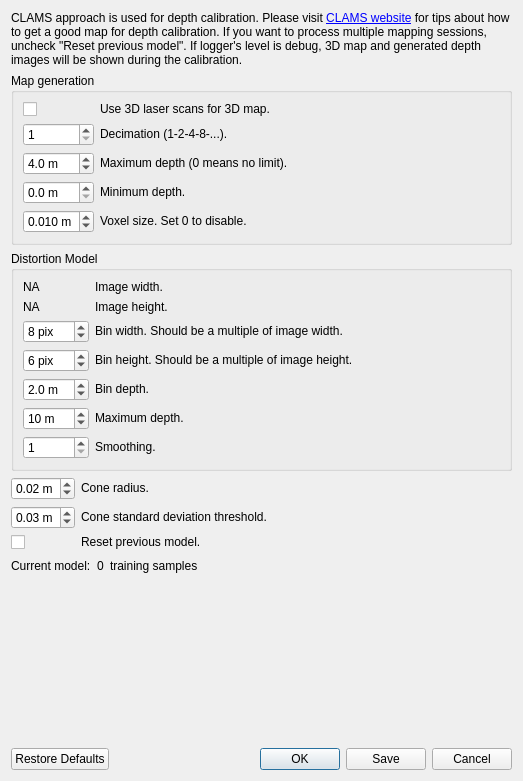
<?xml version="1.0" encoding="UTF-8"?>
<ui version="4.0">
 <class>DepthCalibrationDialog</class>
 <widget class="QDialog" name="DepthCalibrationDialog">
  <property name="geometry">
   <rect>
    <x>0</x>
    <y>0</y>
    <width>523</width>
    <height>781</height>
   </rect>
  </property>
  <property name="windowTitle">
   <string>Depth Calibration</string>
  </property>
  <layout class="QVBoxLayout" name="verticalLayout">
   <item>
    <widget class="QLabel" name="label_111">
     <property name="text">
      <string>&lt;html&gt;&lt;head/&gt;&lt;body&gt;&lt;p&gt;CLAMS approach is used for depth calibration. Please visit &lt;a href=&quot;http://www.alexteichman.com/octo/clams/&quot;&gt;&lt;span style=&quot; text-decoration: underline; color:#0000ff;&quot;&gt;CLAMS website&lt;/span&gt;&lt;/a&gt; for tips about how to get a good map for depth calibration. If you want to process multiple mapping sessions, uncheck &amp;quot;Reset previous model&amp;quot;. If logger's level is debug, 3D map and generated depth images will be shown during the calibration.&lt;/p&gt;&lt;/body&gt;&lt;/html&gt;</string>
     </property>
     <property name="textFormat">
      <enum>Qt::RichText</enum>
     </property>
     <property name="wordWrap">
      <bool>true</bool>
     </property>
    </widget>
   </item>
   <item>
    <widget class="QGroupBox" name="groupBox_2">
     <property name="title">
      <string>Map generation</string>
     </property>
     <layout class="QGridLayout" name="gridLayout_3" columnstretch="0,1">
      <item row="0" column="0">
       <widget class="QCheckBox" name="checkBox_laserScan">
        <property name="text">
         <string/>
        </property>
       </widget>
      </item>
      <item row="0" column="1">
       <widget class="QLabel" name="label_110">
        <property name="text">
         <string>Use 3D laser scans for 3D map.</string>
        </property>
        <property name="wordWrap">
         <bool>true</bool>
        </property>
        <property name="textInteractionFlags">
         <set>Qt::LinksAccessibleByMouse|Qt::TextSelectableByMouse</set>
        </property>
       </widget>
      </item>
      <item row="1" column="0">
       <widget class="QSpinBox" name="spinBox_decimation">
        <property name="minimum">
         <number>1</number>
        </property>
        <property name="maximum">
         <number>32</number>
        </property>
        <property name="value">
         <number>1</number>
        </property>
       </widget>
      </item>
      <item row="1" column="1">
       <widget class="QLabel" name="label_108">
        <property name="text">
         <string>Decimation (1-2-4-8-...).</string>
        </property>
        <property name="wordWrap">
         <bool>true</bool>
        </property>
        <property name="textInteractionFlags">
         <set>Qt::LinksAccessibleByMouse|Qt::TextSelectableByMouse</set>
        </property>
       </widget>
      </item>
      <item row="2" column="0">
       <widget class="QDoubleSpinBox" name="doubleSpinBox_maxDepth">
        <property name="suffix">
         <string> m</string>
        </property>
        <property name="decimals">
         <number>1</number>
        </property>
        <property name="maximum">
         <double>100.000000000000000</double>
        </property>
        <property name="singleStep">
         <double>0.100000000000000</double>
        </property>
        <property name="value">
         <double>4.000000000000000</double>
        </property>
       </widget>
      </item>
      <item row="2" column="1">
       <widget class="QLabel" name="label_132">
        <property name="text">
         <string>Maximum depth (0 means no limit).</string>
        </property>
        <property name="wordWrap">
         <bool>true</bool>
        </property>
        <property name="textInteractionFlags">
         <set>Qt::LinksAccessibleByMouse|Qt::TextSelectableByMouse</set>
        </property>
       </widget>
      </item>
      <item row="3" column="0">
       <widget class="QDoubleSpinBox" name="doubleSpinBox_minDepth">
        <property name="suffix">
         <string> m</string>
        </property>
        <property name="decimals">
         <number>1</number>
        </property>
        <property name="maximum">
         <double>100.000000000000000</double>
        </property>
        <property name="singleStep">
         <double>0.100000000000000</double>
        </property>
        <property name="value">
         <double>0.000000000000000</double>
        </property>
       </widget>
      </item>
      <item row="3" column="1">
       <widget class="QLabel" name="label_133">
        <property name="text">
         <string>Minimum depth.</string>
        </property>
        <property name="wordWrap">
         <bool>true</bool>
        </property>
        <property name="textInteractionFlags">
         <set>Qt::LinksAccessibleByMouse|Qt::TextSelectableByMouse</set>
        </property>
       </widget>
      </item>
      <item row="4" column="0">
       <widget class="QDoubleSpinBox" name="doubleSpinBox_voxelSize">
        <property name="suffix">
         <string> m</string>
        </property>
        <property name="decimals">
         <number>3</number>
        </property>
        <property name="maximum">
         <double>1.000000000000000</double>
        </property>
        <property name="singleStep">
         <double>0.010000000000000</double>
        </property>
        <property name="value">
         <double>0.010000000000000</double>
        </property>
       </widget>
      </item>
      <item row="4" column="1">
       <widget class="QLabel" name="label_voxel">
        <property name="text">
         <string>Voxel size. Set 0 to disable.</string>
        </property>
        <property name="wordWrap">
         <bool>true</bool>
        </property>
        <property name="textInteractionFlags">
         <set>Qt::LinksAccessibleByMouse|Qt::TextSelectableByMouse</set>
        </property>
       </widget>
      </item>
     </layout>
    </widget>
   </item>
   <item>
    <widget class="QGroupBox" name="groupBox">
     <property name="title">
      <string>Distortion Model</string>
     </property>
     <layout class="QGridLayout" name="gridLayout_2" columnstretch="0,1">
      <item row="2" column="0">
       <widget class="QSpinBox" name="spinBox_bin_width">
        <property name="suffix">
         <string> pix</string>
        </property>
        <property name="minimum">
         <number>1</number>
        </property>
        <property name="maximum">
         <number>999</number>
        </property>
        <property name="value">
         <number>8</number>
        </property>
       </widget>
      </item>
      <item row="6" column="0">
       <widget class="QSpinBox" name="spinBox_smoothing">
        <property name="minimum">
         <number>1</number>
        </property>
        <property name="maximum">
         <number>32</number>
        </property>
        <property name="value">
         <number>1</number>
        </property>
       </widget>
      </item>
      <item row="2" column="1">
       <widget class="QLabel" name="label_113">
        <property name="text">
         <string>Bin width. Should be a multiple of image width.</string>
        </property>
        <property name="wordWrap">
         <bool>true</bool>
        </property>
        <property name="textInteractionFlags">
         <set>Qt::LinksAccessibleByMouse|Qt::TextSelectableByMouse</set>
        </property>
       </widget>
      </item>
      <item row="4" column="1">
       <widget class="QLabel" name="label_117">
        <property name="text">
         <string>Bin depth.</string>
        </property>
        <property name="wordWrap">
         <bool>true</bool>
        </property>
        <property name="textInteractionFlags">
         <set>Qt::LinksAccessibleByMouse|Qt::TextSelectableByMouse</set>
        </property>
       </widget>
      </item>
      <item row="1" column="1">
       <widget class="QLabel" name="label_120">
        <property name="text">
         <string>Image height.</string>
        </property>
        <property name="wordWrap">
         <bool>true</bool>
        </property>
        <property name="textInteractionFlags">
         <set>Qt::LinksAccessibleByMouse|Qt::TextSelectableByMouse</set>
        </property>
       </widget>
      </item>
      <item row="3" column="1">
       <widget class="QLabel" name="label_116">
        <property name="text">
         <string>Bin height. Should be a multiple of image height.</string>
        </property>
        <property name="wordWrap">
         <bool>true</bool>
        </property>
        <property name="textInteractionFlags">
         <set>Qt::LinksAccessibleByMouse|Qt::TextSelectableByMouse</set>
        </property>
       </widget>
      </item>
      <item row="3" column="0">
       <widget class="QSpinBox" name="spinBox_bin_height">
        <property name="suffix">
         <string> pix</string>
        </property>
        <property name="minimum">
         <number>1</number>
        </property>
        <property name="maximum">
         <number>999</number>
        </property>
        <property name="value">
         <number>6</number>
        </property>
       </widget>
      </item>
      <item row="5" column="1">
       <widget class="QLabel" name="label_118">
        <property name="text">
         <string>Maximum depth.</string>
        </property>
        <property name="wordWrap">
         <bool>true</bool>
        </property>
        <property name="textInteractionFlags">
         <set>Qt::LinksAccessibleByMouse|Qt::TextSelectableByMouse</set>
        </property>
       </widget>
      </item>
      <item row="6" column="1">
       <widget class="QLabel" name="label_115">
        <property name="text">
         <string>Smoothing.</string>
        </property>
        <property name="wordWrap">
         <bool>true</bool>
        </property>
        <property name="textInteractionFlags">
         <set>Qt::LinksAccessibleByMouse|Qt::TextSelectableByMouse</set>
        </property>
       </widget>
      </item>
      <item row="0" column="1">
       <widget class="QLabel" name="label_119">
        <property name="text">
         <string>Image width.</string>
        </property>
        <property name="wordWrap">
         <bool>true</bool>
        </property>
        <property name="textInteractionFlags">
         <set>Qt::LinksAccessibleByMouse|Qt::TextSelectableByMouse</set>
        </property>
       </widget>
      </item>
      <item row="0" column="0">
       <widget class="QLabel" name="label_width">
        <property name="text">
         <string>NA</string>
        </property>
        <property name="wordWrap">
         <bool>true</bool>
        </property>
        <property name="textInteractionFlags">
         <set>Qt::LinksAccessibleByMouse|Qt::TextSelectableByMouse</set>
        </property>
       </widget>
      </item>
      <item row="1" column="0">
       <widget class="QLabel" name="label_height">
        <property name="text">
         <string>NA</string>
        </property>
        <property name="wordWrap">
         <bool>true</bool>
        </property>
        <property name="textInteractionFlags">
         <set>Qt::LinksAccessibleByMouse|Qt::TextSelectableByMouse</set>
        </property>
       </widget>
      </item>
      <item row="4" column="0">
       <widget class="QDoubleSpinBox" name="doubleSpinBox_bin_depth">
        <property name="suffix">
         <string> m</string>
        </property>
        <property name="decimals">
         <number>1</number>
        </property>
        <property name="minimum">
         <double>0.100000000000000</double>
        </property>
        <property name="maximum">
         <double>10.000000000000000</double>
        </property>
        <property name="singleStep">
         <double>1.000000000000000</double>
        </property>
        <property name="value">
         <double>2.000000000000000</double>
        </property>
       </widget>
      </item>
      <item row="5" column="0">
       <widget class="QDoubleSpinBox" name="doubleSpinBox_maxDepthModel">
        <property name="suffix">
         <string> m</string>
        </property>
        <property name="decimals">
         <number>0</number>
        </property>
        <property name="minimum">
         <double>1.000000000000000</double>
        </property>
        <property name="maximum">
         <double>100.000000000000000</double>
        </property>
        <property name="singleStep">
         <double>1.000000000000000</double>
        </property>
        <property name="value">
         <double>10.000000000000000</double>
        </property>
       </widget>
      </item>
     </layout>
    </widget>
   </item>
   <item>
    <layout class="QGridLayout" name="gridLayout" columnstretch="0,1">
     <item row="2" column="0">
      <widget class="QDoubleSpinBox" name="doubleSpinBox_coneRadius">
       <property name="suffix">
        <string> m</string>
       </property>
       <property name="decimals">
        <number>2</number>
       </property>
       <property name="minimum">
        <double>0.010000000000000</double>
       </property>
       <property name="maximum">
        <double>1.000000000000000</double>
       </property>
       <property name="singleStep">
        <double>0.010000000000000</double>
       </property>
       <property name="value">
        <double>0.020000000000000</double>
       </property>
      </widget>
     </item>
     <item row="3" column="0">
      <widget class="QDoubleSpinBox" name="doubleSpinBox_coneStdDevThresh">
       <property name="suffix">
        <string> m</string>
       </property>
       <property name="decimals">
        <number>2</number>
       </property>
       <property name="minimum">
        <double>0.010000000000000</double>
       </property>
       <property name="maximum">
        <double>1.000000000000000</double>
       </property>
       <property name="singleStep">
        <double>0.010000000000000</double>
       </property>
       <property name="value">
        <double>0.030000000000000</double>
       </property>
      </widget>
     </item>
     <item row="2" column="1">
      <widget class="QLabel" name="label_voxel_2">
       <property name="text">
        <string>Cone radius.</string>
       </property>
       <property name="wordWrap">
        <bool>true</bool>
       </property>
       <property name="textInteractionFlags">
        <set>Qt::LinksAccessibleByMouse|Qt::TextSelectableByMouse</set>
       </property>
      </widget>
     </item>
     <item row="3" column="1">
      <widget class="QLabel" name="label_voxel_3">
       <property name="text">
        <string>Cone standard deviation threshold.</string>
       </property>
       <property name="wordWrap">
        <bool>true</bool>
       </property>
       <property name="textInteractionFlags">
        <set>Qt::LinksAccessibleByMouse|Qt::TextSelectableByMouse</set>
       </property>
      </widget>
     </item>
     <item row="4" column="1">
      <widget class="QLabel" name="label_109">
       <property name="text">
        <string>Reset previous model.</string>
       </property>
       <property name="wordWrap">
        <bool>true</bool>
       </property>
       <property name="textInteractionFlags">
        <set>Qt::LinksAccessibleByMouse|Qt::TextSelectableByMouse</set>
       </property>
      </widget>
     </item>
     <item row="4" column="0">
      <widget class="QCheckBox" name="checkBox_resetModel">
       <property name="text">
        <string/>
       </property>
      </widget>
     </item>
    </layout>
   </item>
   <item>
    <layout class="QHBoxLayout" name="horizontalLayout">
     <item>
      <widget class="QLabel" name="label_112">
       <property name="text">
        <string>Current model:</string>
       </property>
       <property name="wordWrap">
        <bool>true</bool>
       </property>
       <property name="textInteractionFlags">
        <set>Qt::LinksAccessibleByMouse|Qt::TextSelectableByMouse</set>
       </property>
      </widget>
     </item>
     <item>
      <widget class="QLabel" name="label_trainingSamples">
       <property name="text">
        <string>0</string>
       </property>
       <property name="wordWrap">
        <bool>true</bool>
       </property>
       <property name="textInteractionFlags">
        <set>Qt::LinksAccessibleByMouse|Qt::TextSelectableByMouse</set>
       </property>
      </widget>
     </item>
     <item>
      <widget class="QLabel" name="label_114">
       <property name="text">
        <string>training samples</string>
       </property>
       <property name="wordWrap">
        <bool>true</bool>
       </property>
       <property name="textInteractionFlags">
        <set>Qt::LinksAccessibleByMouse|Qt::TextSelectableByMouse</set>
       </property>
      </widget>
     </item>
     <item>
      <spacer name="horizontalSpacer">
       <property name="orientation">
        <enum>Qt::Horizontal</enum>
       </property>
       <property name="sizeHint" stdset="0">
        <size>
         <width>40</width>
         <height>20</height>
        </size>
       </property>
      </spacer>
     </item>
    </layout>
   </item>
   <item>
    <spacer name="verticalSpacer">
     <property name="orientation">
      <enum>Qt::Vertical</enum>
     </property>
     <property name="sizeHint" stdset="0">
      <size>
       <width>20</width>
       <height>40</height>
      </size>
     </property>
    </spacer>
   </item>
   <item>
    <widget class="QDialogButtonBox" name="buttonBox">
     <property name="orientation">
      <enum>Qt::Horizontal</enum>
     </property>
     <property name="standardButtons">
      <set>QDialogButtonBox::Cancel|QDialogButtonBox::Ok|QDialogButtonBox::RestoreDefaults|QDialogButtonBox::Save</set>
     </property>
    </widget>
   </item>
  </layout>
 </widget>
 <resources/>
 <connections>
  <connection>
   <sender>buttonBox</sender>
   <signal>rejected()</signal>
   <receiver>DepthCalibrationDialog</receiver>
   <slot>reject()</slot>
   <hints>
    <hint type="sourcelabel">
     <x>316</x>
     <y>260</y>
    </hint>
    <hint type="destinationlabel">
     <x>286</x>
     <y>274</y>
    </hint>
   </hints>
  </connection>
 </connections>
</ui>
